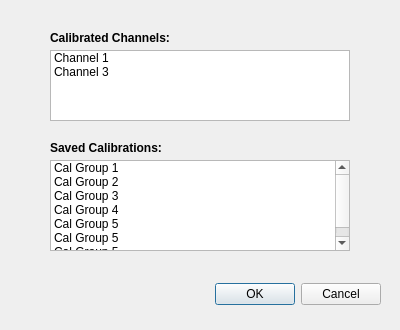
<?xml version="1.0" encoding="UTF-8"?>
<ui version="4.0">
 <class>getCalibrationDialog</class>
 <widget class="QDialog" name="getCalibrationDialog">
  <property name="geometry">
   <rect>
    <x>0</x>
    <y>0</y>
    <width>400</width>
    <height>330</height>
   </rect>
  </property>
  <property name="windowTitle">
   <string>Choose Calibration...</string>
  </property>
  <widget class="QLabel" name="label">
   <property name="geometry">
    <rect>
     <x>50</x>
     <y>30</y>
     <width>301</width>
     <height>16</height>
    </rect>
   </property>
   <property name="font">
    <font>
     <weight>75</weight>
     <bold>true</bold>
    </font>
   </property>
   <property name="text">
    <string>Calibrated Channels:</string>
   </property>
  </widget>
  <widget class="QListWidget" name="channelList">
   <property name="geometry">
    <rect>
     <x>50</x>
     <y>50</y>
     <width>300</width>
     <height>71</height>
    </rect>
   </property>
   <property name="horizontalScrollBarPolicy">
    <enum>Qt::ScrollBarAlwaysOff</enum>
   </property>
   <property name="editTriggers">
    <set>QAbstractItemView::NoEditTriggers</set>
   </property>
   <property name="alternatingRowColors">
    <bool>false</bool>
   </property>
   <property name="selectionBehavior">
    <enum>QAbstractItemView::SelectItems</enum>
   </property>
   <item>
    <property name="text">
     <string>Channel 1</string>
    </property>
   </item>
   <item>
    <property name="text">
     <string>Channel 3</string>
    </property>
   </item>
  </widget>
  <widget class="QLabel" name="label_2">
   <property name="geometry">
    <rect>
     <x>50</x>
     <y>140</y>
     <width>301</width>
     <height>16</height>
    </rect>
   </property>
   <property name="font">
    <font>
     <weight>75</weight>
     <bold>true</bold>
    </font>
   </property>
   <property name="text">
    <string>Saved Calibrations:</string>
   </property>
  </widget>
  <widget class="QListWidget" name="calPoolList">
   <property name="geometry">
    <rect>
     <x>50</x>
     <y>160</y>
     <width>300</width>
     <height>91</height>
    </rect>
   </property>
   <property name="editTriggers">
    <set>QAbstractItemView::NoEditTriggers</set>
   </property>
   <item>
    <property name="text">
     <string>Cal Group 1</string>
    </property>
   </item>
   <item>
    <property name="text">
     <string>Cal Group 2</string>
    </property>
   </item>
   <item>
    <property name="text">
     <string>Cal Group 3</string>
    </property>
   </item>
   <item>
    <property name="text">
     <string>Cal Group 4</string>
    </property>
   </item>
   <item>
    <property name="text">
     <string>Cal Group 5</string>
    </property>
   </item>
   <item>
    <property name="text">
     <string>Cal Group 5</string>
    </property>
   </item>
   <item>
    <property name="text">
     <string>Cal Group 5</string>
    </property>
   </item>
  </widget>
  <widget class="QDialogButtonBox" name="buttonBox">
   <property name="geometry">
    <rect>
     <x>20</x>
     <y>280</y>
     <width>361</width>
     <height>28</height>
    </rect>
   </property>
   <property name="standardButtons">
    <set>QDialogButtonBox::Cancel|QDialogButtonBox::Ok</set>
   </property>
  </widget>
 </widget>
 <tabstops>
  <tabstop>channelList</tabstop>
  <tabstop>calPoolList</tabstop>
  <tabstop>buttonBox</tabstop>
 </tabstops>
 <resources/>
 <connections/>
</ui>
